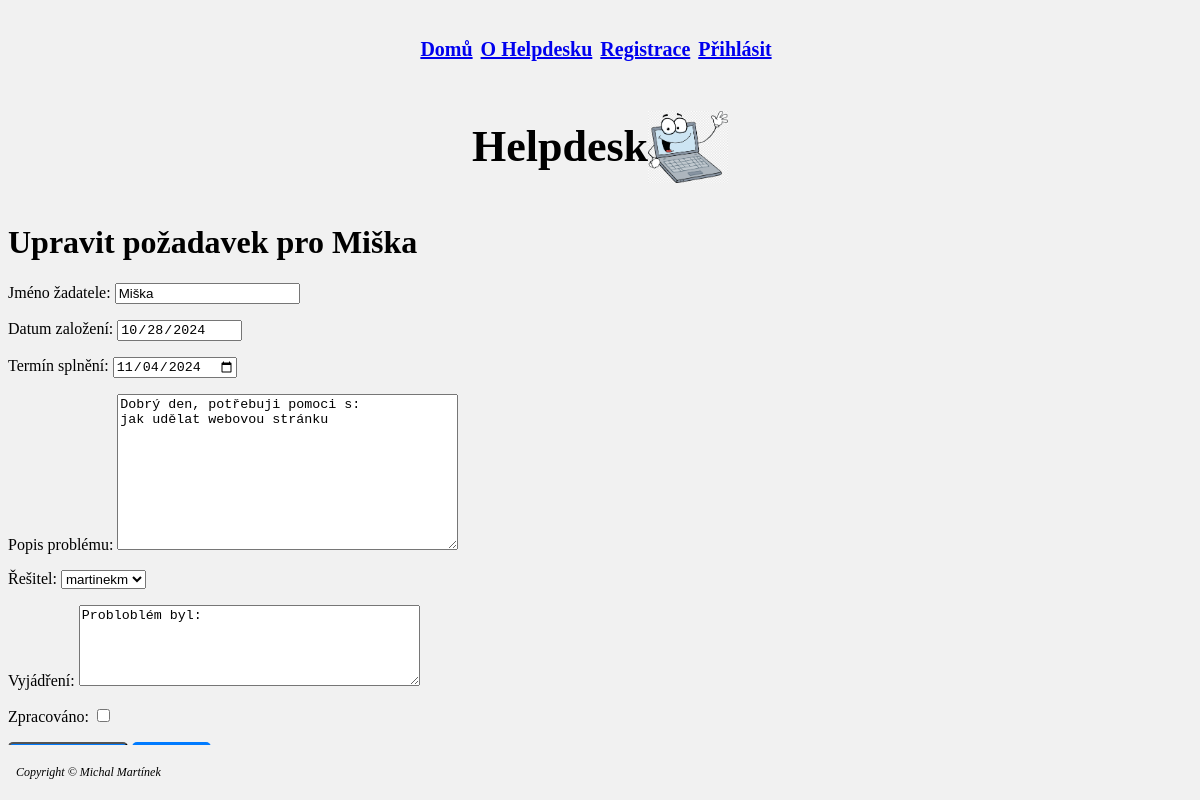
Page /add_hd/HD_edit/12/ on the committed database.
### add_hd/models.py (models this page shows, shortened)
class Helpdesk(models.Model):
    datum_zalozeni = models.DateField(default=timezone.now())
    termin_splneni = models.DateField(default=get_default_termin_splneni)
    jmeno_zadatele = models.CharField(max_length=100)
    popis_problemu = models.TextField(default='Dobrý den, potřebuji pomoci s:')
    resitel = models.ForeignKey(User, on_delete=models.SET_NULL, null=True, blank=True)
    vyjadreni = models.TextField(blank=True, null=True, default='Probloblém byl: ')
    zpracovano = models.BooleanField(default=False)

### add_hd/views.py (the view)
# urls.py: path('HD_edit/<int:pk>/', HelpdeskUpdateView.as_view(), name='HD_edit'),
class HelpdeskUpdateView(UpdateView):
    model = Helpdesk
    form_class = HelpdeskForm
    template_name = 'HD_edit.html'
    success_url = reverse_lazy('HDD_list')
    def get_context_data(self, **kwargs):
        context = super().get_context_data(**kwargs)
        context['title'] = 'Upravit požadavek'
        return context

### add_hd/forms.py
class HelpdeskForm(forms.ModelForm):
    class Meta:
        model = Helpdesk
        fields = [ 'jmeno_zadatele', 'datum_zalozeni', 'termin_splneni', 'popis_problemu', 'resitel', 'vyjadreni', 'zpracovano']
        widgets = {
            'jmeno_zadatele': forms.TextInput(attrs={'class': 'form-control'}),
            'termin_splneni': forms.DateInput(attrs={'class': 'form-control', 'type': 'date'}),
            'datum_zalozeni': forms.DateInput(attrs={'class': 'form-control', 'type': 'date','readonly': 'readonly'}),
            'popis_problemu': forms.Textarea(attrs={'class': 'form-control', 'rows':10}),
            'resitel': forms.Select(attrs={'class': 'form-control'}),
            'vyjadreni': forms.Textarea(attrs={'class': 'form-control', 'rows': 5}),
            'zpracovano': forms.CheckboxInput(attrs={'class': 'form-check-input'}),
        }
        labels = {
            'jmeno_zadatele': 'Jméno žadatele:',
            'datum_zalozeni': 'Datum založení:',
            'termin_splneni': 'Termín splnění:',
            'popis_problemu': 'Popis problému:',
            'resitel': 'Řešitel:',
            'vyjadreni': 'Vyjádření:',
            'zpracovano': 'Zpracováno:',
        }

### add_hd/templates/HD_edit.html (shortened to what this page needs)
{% extends "master.html" %}
{% block content %}
<h1>Upravit požadavek pro {{ form.instance.jmeno_zadatele }}</h1>
<form method="post">
    {{ form.as_p }}
<button type="submit" class="btn_hdcreate">Uložit změny</button>
<a href="{% url 'HDD_list' %}" class="btn_hdcreate">Zrušit</a>
</form>
{% endblock %}

### static/css/styles.css (style rules this page uses)
.body { background-color: #f1f1f1; }
.btn_hdcreate { display: inline-block; padding: 10px 20px; background-color: #007bff; color: white; text-decoration: none; border-radius: 5px; transition: background-color 0.3s; }

### rows in the picture
Helpdesk: instance.jmeno_zadatele "Miška", jmeno_zadatele "Miška", datum_zalozeni "10/28/2024", termin_splneni "11/04/2024", popis_problemu "Dobrý den, potřebuji pomoci s: jak udělat webovou stránku", resitel "martinekm", vyjadreni "Probloblém byl:"
